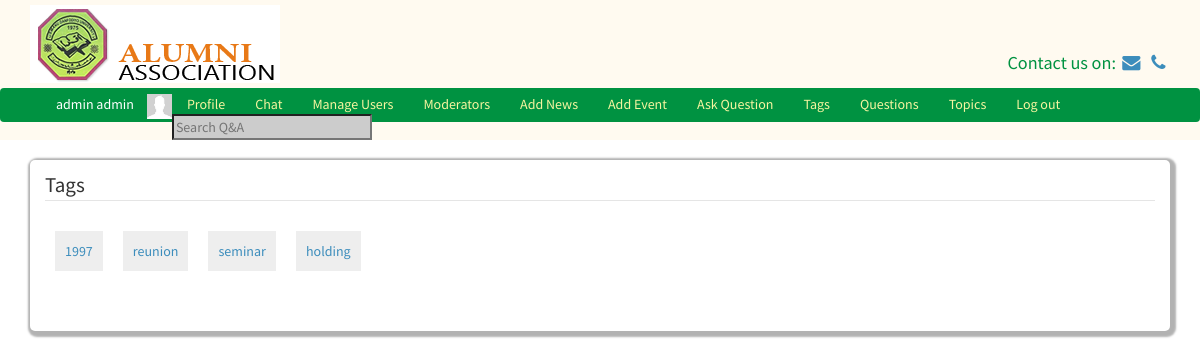
/tags.php (signed in), run on the app's committed database.
### tables this page shows
CREATE TABLE `users` (
  `id` int(11) NOT NULL,
  `first_name` varchar(255) NOT NULL,
  `last_name` varchar(255) NOT NULL,
  `username` varchar(255) NOT NULL,
  `password` varchar(255) NOT NULL,
  `salt` varchar(64) NOT NULL,
  `email` varchar(255) NOT NULL,
  `user_type` int(11) NOT NULL,
  `profile_picture` varchar(1024) NOT NULL,
  `online` int(11) NOT NULL DEFAULT '0',
  `year_of_graduation` varchar(255) DEFAULT NULL,
  `phone_number` varchar(255) DEFAULT NULL,
  `place_of_work` text,
  `department` text,
  `address` text
);

CREATE TABLE `tags` (
  `id` int(11) NOT NULL,
  `name` varchar(255) NOT NULL,
  `description` text NOT NULL,
  `count` int(11) NOT NULL
);

### classes/DB.php (called while the page is built, shortened)
<?php
class DB{
	private static $_instance = null;
	private 	$_pdo,
				$_query,
				$_error = false,
				$_results,
				$_count = 0;
	private function __construct(){
		try {
			$this->_pdo = new PDO('mysql:host='.Config::get('mysql/host').';dbname='.Config::get('mysql/db'), Config::get('mysql/username'), Config::get('mysql/password'));
		}
		catch(PDOException $e){
			die($e->getMessage());
		}
	}
	public static function getInstance()
	{
		if (!isset(self::$_instance))
		{
			self::$_instance = new DB();
		}
		return self::$_instance;
	}
	public function query($sql, $params = [])
	{
		$this->_error = false;
		if($this->_query = $this->_pdo->prepare($sql)){
				$x = 1;
			if (count($params)){
				foreach($params as $param){
					$this->_query->bindValue($x, $param);
					$x++;
				}
			}
				if($this->_query->execute()){
					$this->_results = $this->_query->fetchAll(PDO::FETCH_OBJ);
					$this->_count = $this->_query->rowCount();
				}
				else{
					$this->_error = true;
				}
				}
				return $this;
		}
		public function error(){
			return $this->_error;
		}
		public function read($table){
			$sql = "SELECT * FROM {$table}";
			if(!$this->query($sql)->error())
			{
				return $this;
			}
			return false;
		}
		private function action($action, $table, $where = []){
			if (count($where) === 3)
			{
				$operators = ['=','>=','<=','<','>','!='];
					$field = $where[0];
					$operator = $where[1];
					$value = $where[2];
					if(in_array($operator, $operators)){
						$sql = "{$action} FROM {$table} WHERE {$field} {$operator} ?";
						if(!$this->query($sql, [$value])->error())
						{
							return $this;
						}
					}
			}
			return false;
		}
		public function get($table, $where){
			return $this->action('SELECT *', $table, $where);
		}
		public function results()
		{
			return $this->_results;
		}
		public function first(){
			if($this->results()){
			return $this->results()[0];
			}else {
				return false;
			}
		}
		public function counter(){
			return $this->_count;
		}
	}
?>

### classes/Config.php (called while the page is built)
<?php
class Config{
	public static function get($path)
	{
		if($path){
			$config = $GLOBALS['config'];
			$path = explode('/', $path);
			foreach ($path as $bit){
				if(isset($config[$bit])){
					$config = $config[$bit];
				}
			}
			return $config;
		}
		return false;
	}
}
?>

### classes/User.php (called while the page is built, shortened)
<?php
class User
{
	private $_session_name, $_isLoggedIn, $_activeRecord, $_error, $_db, $_online;
	public function __construct($user = null){
		$this->_activeRecord = new ActiveRecord('users');
		$this->_session_name = Config::get('session/session_name');
		if(!$user){
				if(Session::exists($this->_session_name)){
						$user = Session::get($this->_session_name);
						if($this->_activeRecord->find($user))
						{
								$this->_isLoggedIn = true;
						}
				}
		}
		else{
				$this->_activeRecord->find($user);
		}
}
		public function activeRecord(){
			return $this->_activeRecord;
		}
	public function isLoggedIn(){
		return $this->_isLoggedIn;
	}
	public function isAdmin(){
		if($this->_activeRecord->data()->user_type == 1)
		{
			return true;
		}
	}
}
?>

### classes/Session.php (called while the page is built, shortened)
<?php
class Session {
	public static function exists($tokenName)
		{
			return (isset($_SESSION[$tokenName])) ? true: false;
		}
	public static function get($name){
		return $_SESSION[$name];
	}
}
?>

### classes/ActiveRecord.php (called while the page is built, shortened)
<?php
class ActiveRecord{
	private $_db, $_table, $_data;
	public function __construct($tableName){
		$this->_db = DB::getInstance();
		$this->_table = $tableName;
	}
	public function read(){
		return $this->_db->read($this->_table);
	}
	public function find($user = null){
		if($user){
			$field = (is_numeric($user))? 'id' : 'username';
			$data = $this->_db->get($this->_table, [$field,'=',$user]);
			if($data->counter()){
			$this->_data = $data->first();
				return true;
			}
			else{
				return false;
			}
		}
	}
	public function data()
	{
		return $this->_data;
	}
}
?>

### classes/Tags.php (called while the page is built, shortened)
<?php
class Tags
{
    private $_db, $_activeRecord, $_error;
    public function __construct()
    {
        $this->_activeRecord = new ActiveRecord(self::tableName());
    }
    public static function tableName(){
        return 'tags';
    }
    public function allTags(){
        return $this->_activeRecord->read()->results();
    }
}
?>

### tags.php (the view, shortened to what this page needs)
<?php
        $tags = new Tags();
        $all_tags = $tags->allTags();
?>
<body>
<?php
Template::start();
?>
<div class="row">
    <div class="container">
        <div class="tabs">
            <div class="col-md-12">
            <legend>Tags</legend>
            <?php
            foreach ($all_tags as $tag) {
                ?>
                <div class="">
                    <span class="ini-tags"><a href="viewTags.php?id=<?=$tag->id?>">
                    <?php $char = ['_', '-'];
                        $str = str_replace($char," ", $tag->name);
                        echo $str;
                    ?>
                        </a></span>
                </div>
                <?php
                 }
            ?>
                <div class="clearfix"></div>
                </div>
        </div>
    </div>
</div>
</body>

### classes/Template.php (shortened to what this page needs)
<?php
class Template
{
    public static function start(){
        $user = new User();
        echo '
        <div style="margin-bottom: 100px">
  <header style="position: fixed; top: 0; width: 100%; z-index: 200; background-color: floralwhite">
  <div class="container">
<div class="row">
    <div style="margin: 5px"></div>
    <div class="col-md-6"><img src="img/logo.png"></div>
    <div class="col-md-6">
        <div style="color: #009241; padding-top:45px; font-size: 1.3em" class="pull-right">Contact us on:
            <a href="mailto:ifo@cjinnovators.com"><i class="fa fa-fw fa-envelope"></i></a>
            <a href="tel:07037350494"><i class="fa fa-fw fa-phone"></i> </a>
        </div>
    </div>
</div>
</div>
<div style="margin: 5px"></div>
<nav class="navbar top-link" style="background-color:#009241; padding-bottom: 0; margin-bottom: 0 ">
    <div class="container-fluid" style="padding-bottom: 0; margin-bottom: 0" >
      ';
        if ($user->isLoggedIn()) {
            echo '
                <div class="chat-box">
                    <div onClick="$(\'.chat-box\').hide()" class="pull-right" style="cursor: pointer;">&times</div>
                    <div class="chatBoxBody">
                    </div>
                </div>
              <ul class="navbar-nav navbar-left top-link-links">
              <li style="color: #ffffff; margin-right: 13px;"> '.$user->activeRecord()->data()->first_name.' '.$user->activeRecord()->data()->last_name.' </li>
              <li><img src="'.$user->activeRecord()->data()->profile_picture.'" height="25px"></li>
          <li><a href="profile.php" class="navbar-link">Profile</a></li>
          <li><a id="chat-btn" style="cursor: pointer;" class="navbar-link">Chat</a></li>';
          if($user->isAdmin()){
         echo'
          <li><a href="manageUsers.php">Manage Users</a></li>
        <li><a href="moderator.php">Moderators</a></li>
        <li><a href="addnews.php">Add News</a></li>
        <li><a href="addevents.php">Add Event</a></li>
            ';
        }if ($user->isModerator()){
                echo '<li ><a href="categories.php">Manage Categories</a></li>';
            }
         echo '
            <li><a href="ask.php">Ask Question</a></li>
            <li><a href="tags.php">Tags</a></li>
            <li><a href="questions.php">Questions</a></li>
            <li><a href="topics.php">Topics</a></li>
          <li><a href="logout.php" class="navbar-link">Log out</a></li>
          <li><input type="text" id="search" class="nav-input" placeholder="Search Q&A"></li>
        </ul>
            ';
        }
        echo '
      </div>
    </nav>
  </header>
</div>
<div class="container">
        <div class="main-content">
<div class="row">
  <div class="container">
    <div class="">
    </div>
  </div>
</div>
        ';
    }
}

### data on the page
users: first_name "admin", last_name "admin", profile_picture (picture)
tags: name "1997"
tags: name "reunion"
tags: name "seminar"
tags: name "holding"
